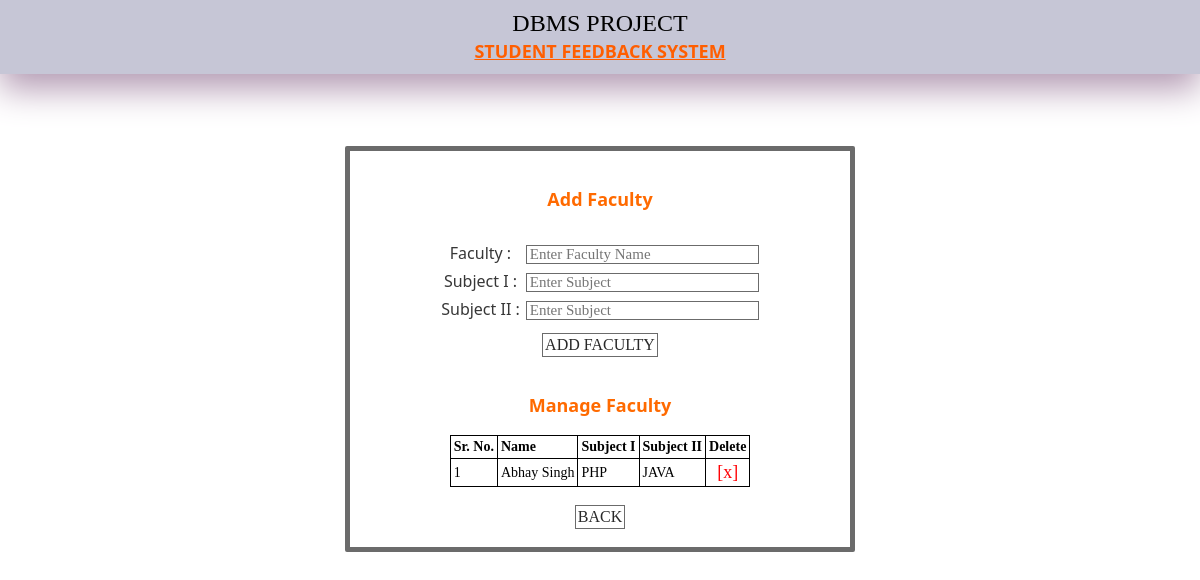
Screenshot of /manageFaculty.php (signed in) with the database file from the repository.
### tables this page shows
CREATE TABLE IF NOT EXISTS `faculty` (
  `id` int(255) NOT NULL AUTO_INCREMENT,
  `faculty_id` varchar(255) NOT NULL,
  `name` varchar(255) NOT NULL,
  `s1` varchar(255) NOT NULL,
  `s2` varchar(255) NOT NULL,
  PRIMARY KEY (`id`)
);

### manageFaculty.php (the view, shortened to what this page needs)
<?php
include("configASL.php");
		?>
<!doctype html>
<html>
<head>
<link href="style.css" rel="stylesheet" type="text/css" />
</head>
<body>
<div id="topHeader">
	DBMS PROJECT <br />
    <span class="tag">STUDENT FEEDBACK SYSTEM</span>
</div>
<br>
<br>
<br>
<br>
<div id="content" align="center">
<br>
<br>
<span class="SubHead">Add Faculty</span>
<br>
<br>
<form method="post" action="" >
<div id="table">
	<div class="tr">
		<div class="td">
        	<label>Faculty : </label>
        </div>
        <div class="td">
			<input type="text" name="fc" size="25" required placeholder="Enter Faculty Name" />
        </div>
    </div>
    <div class="tr">
		<div class="td">
        	<label>Subject I : </label>
        </div>
        <div class="td">
			<input type="text" name="sub" size="25" required placeholder="Enter Subject" />
        </div>
    </div>
    <div class="tr">
		<div class="td">
        	<label>Subject II : </label>
        </div>
        <div class="td">
			<input type="text" name="subb" size="25" required placeholder="Enter Subject" />
        </div>
    </div>
</div>
        <div class="tdd">
        	<input type="submit" value="ADD FACULTY" />
        </div>
<br>
<br>
    <span class="SubHead">Manage Faculty</span>
    <br>
<br>
	<table border="0" cellpadding="3" cellspacing="3">
    <tr style="font-weight:bold;">
    <td>Sr. No.</td>
    <td>Name</td>
    <td>Subject I</td>
    <td>Subject II</td>
    <td>Delete</td>
    </tr>
    <?php
	$sr=1;
	$h=mysqli_query($al,"select * from faculty");
	while($j=mysqli_fetch_array($h))
	{
		?>
        <tr>
        <td><?php echo $sr;$sr++;?></td>
        <td><?php echo $j['name'];?></td>
        <td><?php echo $j['s1'];?></td>
        <td><?php echo $j['s2'];?></td>
        <td align="center"><a href="delete.php?del=<?php echo $j['id'];?>" onClick="return confirm('Are you sure?')" style="text-decoration:none;font-size:18px;color:rgba(255,0,4,1.00);">[x]</a></td>
        </tr>
     <?php } ?>
     </table>
     <br>
<input type="button" onClick="window.location='home.php'" value="BACK">
<br>
<br>
</div>
<br>
<br>
<br>
<br>
<br>
</body>
</html>

### style.css (style rules this page uses)
body { margin:0px; background-image: url(https://assets-global.website-files.com/61982857265aaceacafe61c7/649243c9cd3d7341455751f0_1-feedback-descriptive-2.jpg); background-position-x: center; background-size: auto; }
#topHeader { width:100%; height:auto; -webkit-box-shadow: 0px 15px 35px 0px rgba(107,90,107,1); -moz-box-shadow: 0px 15px 35px 0px rgba(107,90,107,1); box-shadow: 0px 15px 35px 0px rgb(178, 153, 178); background-color:rgb(198, 198, 214); font-family:"Trebuchet MS"; font-size:24px; color:rgb(0, 0, 0); text-align:center; vertical-align:middle; padding:10px 0px; }
.tag { font-family:"Segoe UI"; color:rgb(255, 94, 0); font-size:18px; font-weight:bold; text-decoration:underline; }
.SubHead { font-family:"Segoe UI"; color:rgb(255, 106, 0); font-size:18px; font-weight:bold; }
#content { width:500px; height:auto; background-color:white; border:5px solid rgba(107,107,107,1.00); border-radius:2px; margin-left:auto; margin-right:auto; }
div#table { display:table; padding:10px 10px; }
div.tr { display:table-row; }
div.td { display:table-cell; width:inherit; padding:3px 3px; }
div.tdd { text-align:center; caption-side: top; }
label { font-family:"Segoe UI"; color:rgba(55,55,55,1.00); font-size:16px; }
input[type='text'], input[type='password'] { font-family:"Trebuchet MS"; font-size:15px; background-color:transparent; color:rgba(41,41,41,1.00); padding:0px 3px; border:1px solid rgba(107,107,107,1.00); }
input[type='submit'], input[type='button'] { font-family:"Trebuchet MS"; font-size:16px; background-color:transparent; color:rgba(41,41,41,1.00); padding:2px; border:1px solid rgba(107,107,107,1.00); cursor:pointer; }
table, tr, td { border:1px solid rgba(0,0,0,1.00); border-collapse:collapse; font-family:"Trebuchet MS"; font-size:14px; }

### rows the page displays
faculty: name "Abhay Singh", s1 "PHP", s2 "JAVA"
